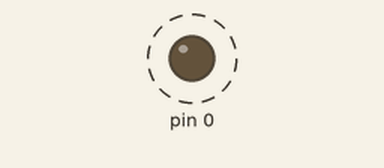
Recording of a sketch running on a simulated Arduino Uno, built with avr-gcc and run on an emulated ATmega328P. On the bench: output pins drawn as LEDs (lit = HIGH). Dashed ring = blinking.

Above: at 0.4 s.
Timing chart, 0 to 3.0 s (numbered marks = the images above):
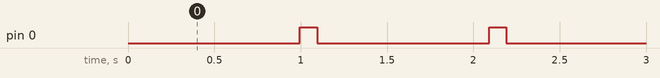

Measured:
- by itself, pin 0: alternates HIGH for 0.10 s and LOW for 1.0 s

The sketch:

Ex_2.1.ino
```cpp
#include <avr/io.h>
#include <util/delay.h>
int offcount =0;
int oncount = 0;
int main(void) {
  DDRD = 0x01;
  TCCR0A = 0x00;
  TCCR0B = 0x03;
  TCCR1A = 0x00;

  while(true) {

    if(TCNT0 == 249) {
      offcount++;
      TCNT0 = 0;
    }
    if(offcount == 1000) {
      PORTD =0x01;
      offcount = 0;
      TCCR0B = 0;
      TCCR1B = 0x03;
    }
    if(TCNT1 == 249) {
      oncount++;
      TCNT1 = 0;
    }
    if(oncount == 100) {
      PORTD = 0x00;
      oncount = 0;
      TCCR1B = 0;
      TCCR0B = 0x03;
    }
  }
}
```
